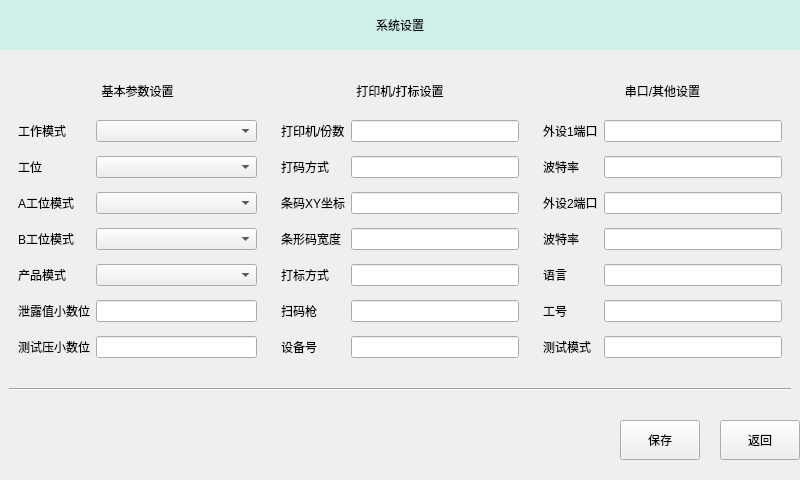
<?xml version="1.0" encoding="UTF-8"?>
<ui version="4.0">
 <class>FormSystemSetting</class>
 <widget class="QWidget" name="FormSystemSetting">
  <property name="geometry">
   <rect>
    <x>0</x>
    <y>0</y>
    <width>800</width>
    <height>480</height>
   </rect>
  </property>
  <property name="windowTitle">
   <string>Form</string>
  </property>
  <layout class="QVBoxLayout" name="verticalLayout">
   <property name="spacing">
    <number>0</number>
   </property>
   <property name="leftMargin">
    <number>0</number>
   </property>
   <property name="topMargin">
    <number>0</number>
   </property>
   <property name="rightMargin">
    <number>0</number>
   </property>
   <property name="bottomMargin">
    <number>0</number>
   </property>
   <item>
    <widget class="QWidget" name="widget" native="true">
     <property name="maximumSize">
      <size>
       <width>16777215</width>
       <height>50</height>
      </size>
     </property>
     <property name="styleSheet">
      <string notr="true">background-color: rgb(207, 239, 234);</string>
     </property>
     <layout class="QVBoxLayout" name="verticalLayout_4">
      <item>
       <widget class="QLabel" name="label_25">
        <property name="text">
         <string>系统设置</string>
        </property>
        <property name="alignment">
         <set>Qt::AlignCenter</set>
        </property>
       </widget>
      </item>
     </layout>
    </widget>
   </item>
   <item>
    <widget class="QWidget" name="widget_2" native="true">
     <layout class="QVBoxLayout" name="verticalLayout_3">
      <item>
       <layout class="QHBoxLayout" name="horizontalLayout_2">
        <item>
         <widget class="QWidget" name="widget_4" native="true">
          <property name="maximumSize">
           <size>
            <width>300</width>
            <height>16777215</height>
           </size>
          </property>
          <layout class="QGridLayout" name="gridLayout">
           <item row="4" column="0">
            <widget class="QLabel" name="label_5">
             <property name="text">
              <string>B工位模式</string>
             </property>
            </widget>
           </item>
           <item row="6" column="1">
            <widget class="QLineEdit" name="lineEdit_6"/>
           </item>
           <item row="1" column="0">
            <widget class="QLabel" name="label_2">
             <property name="text">
              <string>工作模式</string>
             </property>
            </widget>
           </item>
           <item row="2" column="0">
            <widget class="QLabel" name="label_3">
             <property name="text">
              <string>工位</string>
             </property>
            </widget>
           </item>
           <item row="5" column="0">
            <widget class="QLabel" name="label_6">
             <property name="text">
              <string>产品模式</string>
             </property>
            </widget>
           </item>
           <item row="6" column="0">
            <widget class="QLabel" name="label_7">
             <property name="text">
              <string>泄露值小数位</string>
             </property>
             <property name="buddy">
              <cstring>lineEdit_6</cstring>
             </property>
            </widget>
           </item>
           <item row="7" column="1">
            <widget class="QLineEdit" name="lineEdit_7"/>
           </item>
           <item row="3" column="0">
            <widget class="QLabel" name="label_4">
             <property name="text">
              <string>A工位模式</string>
             </property>
            </widget>
           </item>
           <item row="7" column="0">
            <widget class="QLabel" name="label_8">
             <property name="text">
              <string>测试压小数位</string>
             </property>
             <property name="buddy">
              <cstring>lineEdit_7</cstring>
             </property>
            </widget>
           </item>
           <item row="0" column="0" colspan="2">
            <widget class="QLabel" name="label">
             <property name="maximumSize">
              <size>
               <width>16777215</width>
               <height>30</height>
              </size>
             </property>
             <property name="text">
              <string>基本参数设置</string>
             </property>
             <property name="alignment">
              <set>Qt::AlignCenter</set>
             </property>
            </widget>
           </item>
           <item row="1" column="1">
            <widget class="QComboBox" name="comboBoxModelSelect"/>
           </item>
           <item row="2" column="1">
            <widget class="QComboBox" name="comboBox_worker"/>
           </item>
           <item row="3" column="1">
            <widget class="QComboBox" name="comboBox_a_worker"/>
           </item>
           <item row="4" column="1">
            <widget class="QComboBox" name="comboBox_b_worker"/>
           </item>
           <item row="5" column="1">
            <widget class="QComboBox" name="comboBox_product_model"/>
           </item>
          </layout>
         </widget>
        </item>
        <item>
         <widget class="QWidget" name="widget_5" native="true">
          <property name="maximumSize">
           <size>
            <width>300</width>
            <height>16777215</height>
           </size>
          </property>
          <layout class="QGridLayout" name="gridLayout_2">
           <item row="0" column="0" colspan="2">
            <widget class="QLabel" name="label_16">
             <property name="maximumSize">
              <size>
               <width>16777215</width>
               <height>30</height>
              </size>
             </property>
             <property name="text">
              <string>打印机/打标设置</string>
             </property>
             <property name="alignment">
              <set>Qt::AlignCenter</set>
             </property>
            </widget>
           </item>
           <item row="1" column="0">
            <widget class="QLabel" name="label_11">
             <property name="text">
              <string>打印机/份数</string>
             </property>
            </widget>
           </item>
           <item row="1" column="1">
            <widget class="QLineEdit" name="lineEdit_9"/>
           </item>
           <item row="2" column="0">
            <widget class="QLabel" name="label_13">
             <property name="text">
              <string>打码方式</string>
             </property>
            </widget>
           </item>
           <item row="2" column="1">
            <widget class="QLineEdit" name="lineEdit_10"/>
           </item>
           <item row="3" column="0">
            <widget class="QLabel" name="label_12">
             <property name="text">
              <string>条码XY坐标</string>
             </property>
            </widget>
           </item>
           <item row="3" column="1">
            <widget class="QLineEdit" name="lineEdit_11"/>
           </item>
           <item row="4" column="0">
            <widget class="QLabel" name="label_15">
             <property name="text">
              <string>条形码宽度</string>
             </property>
            </widget>
           </item>
           <item row="4" column="1">
            <widget class="QLineEdit" name="lineEdit_14"/>
           </item>
           <item row="5" column="0">
            <widget class="QLabel" name="label_14">
             <property name="text">
              <string>打标方式</string>
             </property>
            </widget>
           </item>
           <item row="5" column="1">
            <widget class="QLineEdit" name="lineEdit_13"/>
           </item>
           <item row="6" column="0">
            <widget class="QLabel" name="label_9">
             <property name="text">
              <string>扫码枪</string>
             </property>
             <property name="buddy">
              <cstring>lineEdit_6</cstring>
             </property>
            </widget>
           </item>
           <item row="6" column="1">
            <widget class="QLineEdit" name="lineEdit_8"/>
           </item>
           <item row="7" column="0">
            <widget class="QLabel" name="label_10">
             <property name="text">
              <string>设备号</string>
             </property>
             <property name="buddy">
              <cstring>lineEdit_7</cstring>
             </property>
            </widget>
           </item>
           <item row="7" column="1">
            <widget class="QLineEdit" name="lineEdit_12"/>
           </item>
          </layout>
         </widget>
        </item>
        <item>
         <widget class="QWidget" name="widget_6" native="true">
          <property name="maximumSize">
           <size>
            <width>300</width>
            <height>16777215</height>
           </size>
          </property>
          <layout class="QGridLayout" name="gridLayout_3">
           <item row="1" column="1">
            <widget class="QLineEdit" name="lineEdit_17"/>
           </item>
           <item row="0" column="0" colspan="2">
            <widget class="QLabel" name="label_24">
             <property name="maximumSize">
              <size>
               <width>16777215</width>
               <height>30</height>
              </size>
             </property>
             <property name="text">
              <string>串口/其他设置</string>
             </property>
             <property name="alignment">
              <set>Qt::AlignCenter</set>
             </property>
            </widget>
           </item>
           <item row="6" column="0">
            <widget class="QLabel" name="label_18">
             <property name="text">
              <string>工号</string>
             </property>
             <property name="buddy">
              <cstring>lineEdit_7</cstring>
             </property>
            </widget>
           </item>
           <item row="1" column="0">
            <widget class="QLabel" name="label_21">
             <property name="text">
              <string>外设1端口</string>
             </property>
            </widget>
           </item>
           <item row="4" column="1">
            <widget class="QLineEdit" name="lineEdit_20"/>
           </item>
           <item row="3" column="0">
            <widget class="QLabel" name="label_23">
             <property name="text">
              <string>外设2端口</string>
             </property>
            </widget>
           </item>
           <item row="3" column="1">
            <widget class="QLineEdit" name="lineEdit_21"/>
           </item>
           <item row="5" column="1">
            <widget class="QLineEdit" name="lineEdit_15"/>
           </item>
           <item row="2" column="0">
            <widget class="QLabel" name="label_20">
             <property name="text">
              <string>波特率</string>
             </property>
            </widget>
           </item>
           <item row="2" column="1">
            <widget class="QLineEdit" name="lineEdit_18"/>
           </item>
           <item row="5" column="0">
            <widget class="QLabel" name="label_17">
             <property name="text">
              <string>语言</string>
             </property>
             <property name="buddy">
              <cstring>lineEdit_6</cstring>
             </property>
            </widget>
           </item>
           <item row="4" column="0">
            <widget class="QLabel" name="label_22">
             <property name="text">
              <string>波特率</string>
             </property>
            </widget>
           </item>
           <item row="6" column="1">
            <widget class="QLineEdit" name="lineEdit_19"/>
           </item>
           <item row="7" column="0">
            <widget class="QLabel" name="label_19">
             <property name="text">
              <string>测试模式</string>
             </property>
            </widget>
           </item>
           <item row="7" column="1">
            <widget class="QLineEdit" name="lineEdit_16"/>
           </item>
          </layout>
         </widget>
        </item>
       </layout>
      </item>
      <item>
       <widget class="Line" name="line">
        <property name="orientation">
         <enum>Qt::Horizontal</enum>
        </property>
       </widget>
      </item>
     </layout>
    </widget>
   </item>
   <item>
    <widget class="QWidget" name="widget_3" native="true">
     <property name="maximumSize">
      <size>
       <width>16777215</width>
       <height>80</height>
      </size>
     </property>
     <layout class="QVBoxLayout" name="verticalLayout_2">
      <property name="spacing">
       <number>0</number>
      </property>
      <property name="leftMargin">
       <number>0</number>
      </property>
      <property name="topMargin">
       <number>0</number>
      </property>
      <property name="rightMargin">
       <number>0</number>
      </property>
      <property name="bottomMargin">
       <number>0</number>
      </property>
      <item>
       <layout class="QHBoxLayout" name="horizontalLayout">
        <item>
         <spacer name="horizontalSpacer">
          <property name="orientation">
           <enum>Qt::Horizontal</enum>
          </property>
          <property name="sizeHint" stdset="0">
           <size>
            <width>40</width>
            <height>20</height>
           </size>
          </property>
         </spacer>
        </item>
        <item>
         <widget class="QPushButton" name="pushButton_save">
          <property name="minimumSize">
           <size>
            <width>0</width>
            <height>40</height>
           </size>
          </property>
          <property name="text">
           <string>保存</string>
          </property>
         </widget>
        </item>
        <item>
         <spacer name="horizontalSpacer_2">
          <property name="orientation">
           <enum>Qt::Horizontal</enum>
          </property>
          <property name="sizeType">
           <enum>QSizePolicy::Fixed</enum>
          </property>
          <property name="sizeHint" stdset="0">
           <size>
            <width>20</width>
            <height>20</height>
           </size>
          </property>
         </spacer>
        </item>
        <item>
         <widget class="QPushButton" name="pushButton_return">
          <property name="minimumSize">
           <size>
            <width>0</width>
            <height>40</height>
           </size>
          </property>
          <property name="text">
           <string>返回</string>
          </property>
         </widget>
        </item>
       </layout>
      </item>
     </layout>
    </widget>
   </item>
  </layout>
 </widget>
 <resources/>
 <connections/>
</ui>
